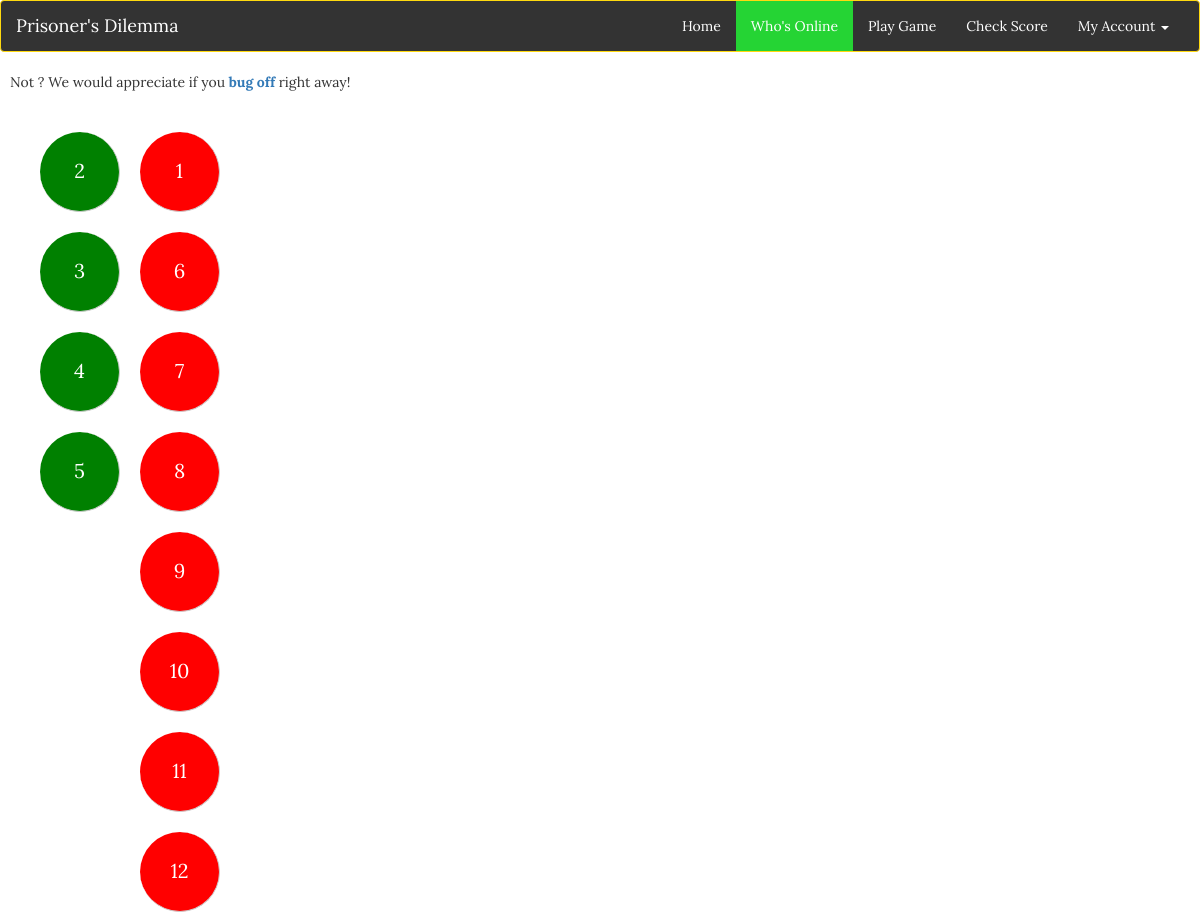
/useronline.php, run on the app's committed database.
### tables this page shows
CREATE TABLE IF NOT EXISTS `users` (
  `id` int(11) NOT NULL,
  `usernames` varchar(255) NOT NULL,
  `first_name` varchar(255) NOT NULL,
  `last_name` varchar(255) NOT NULL,
  `email` varchar(255) NOT NULL,
  `confirmed_email` varchar(255) NOT NULL,
  `pw` varchar(255) NOT NULL,
  `confirmed_pw` varchar(255) NOT NULL,
  `course` varchar(12) DEFAULT NULL,
  `section` int(2) DEFAULT NULL,
  `online_status` int(1) NOT NULL DEFAULT '0'
);

### session.php (called while the page is built, shortened)
<?php
$mysqli = new mysqli("localhost","root","", "zillionsparks_db");
$user_check=$_SESSION['login_user'];
$result = $mysqli->query("SELECT * from users where usernames='$user_check'");
$row = $result->fetch_assoc();
$login_id=$row['id'];
?>

### useronline.php (the view, shortened to what this page needs)
<!doctype html>
<html>
<head>
	<link rel="stylesheet" href="https://maxcdn.bootstrapcdn.com/bootstrap/3.3.5/css/bootstrap.min.css">
	<link href="css/stylesheet.css" rel="stylesheet">
	<link href="css/custom.css" rel="stylesheet">
</head>
<body>
	<header class="navbar navbar-default">
		<div class="container-fluid">
			<div class="navbar-header">
				<a class="navbar-brand" href="index.html">Prisoner's Dilemma</a>
			</div>
			<div class="collapse navbar-collapse" id="collapse">
				<ul class="nav navbar-nav navbar-right">
					<li><a href="profilepage.php">Home</a></li>
					<li class="active"><a href="useronline.php">Who's Online</a></li>
					<li><a href="playgame.html">Play Game</a></li>
					<li><a href="#">Check Score</a></li>
					<li class="dropdown">
						<a href="#" class="dropdown-toggle" data-toggle="dropdown" role="button" aria-haspopup="true" aria-expanded="false">My Account <span class="caret"></span></a>
					</li>
				</ul>
			</div>
		</div>
	</header>
	<?php
		include('connection.php');
		include('session.php');
		echo "<spam style ='margin-left:10px'>Not ".$login_session." ".$login_lname." ? We would appreciate if you "."<a style='text-decoration:none' href='logout.php'><strong> bug off </strong></a> ". "  right away!</span>";
		$online_users_query="SELECT * from users WHERE online_status='1'";
		$offline_users_query="SELECT * from users WHERE online_status='0'";
		$result = $dbc -> query($online_users_query);
		$result1 = $dbc -> query($offline_users_query);
		if ($result -> num_rows > 0) {
	?>
	<div class="container">
		<div class="user-list">
			<ul class="list-unstyled">
				<li>
				<?php while ($row = $result->fetch_assoc())
						{
							if (($row['id']) != $login_id) {
								echo "&nbsp;"."<div class='outerContainer green'>".
									"<div class='innerContainer'>"."<a href='playgame.php?id=".$row['id']."' style='color:white'>".$row['id']."</a>"."<br />".
									"</div>".
									"</div>";
							}
						}
				}
				?>
				</li>
				<li>
				<?php
				if ($result1 -> num_rows > 0) {
					while ($row = $result1->fetch_assoc())
					{
					echo "&nbsp;"."<div class='outerContainer red'>".
						"<div class='innerContainer'>" .$row['id']."<br />".
						"</div>".
					"</div>";
					}
				}
				?>
				</li>
			</ul>
		</div>
	</div>
</body>
</html>

### css/stylesheet.css (style rules this page uses)
body { font-family: 'Lora', serif; }
.navbar-default { background-color: #DAFFD8; border-color: #e7e7e7; }
.navbar-default .navbar-nav>.active>a, .navbar-default .navbar-nav>.active>a:focus, .navbar-default .navbar-nav>.active>a:hover { color: #FFF; background-color: #25D434; }
div { border-radius: 5px; }

### css/custom.css (style rules this page uses)
.navbar-default .navbar-brand { color:#fff; }
.navbar-default .navbar-nav>li>a { color:#fff; }
.navbar-default .navbar-collapse, .navbar-default .navbar-form { color:#fff; }
.navbar-default { background-color: #333; border-color: #ffd90f; }
.outerContainer { height: 80px; overflow: hidden; width: 80px; border-radius: 50%; border-bottom: 1px solid #CCCCCC; border-right: 1px solid #CCCCCC; }
.innerContainer { width: 100%; font-size: 20px; color: white; }
.user-list li { float: left; margin: 10px; text-transform: uppercase; text-decoration: none; }
.user-list li .outerContainer { display: table; height: 80px; overflow: hidden; width: 80px; border-radius: 50%; border-bottom: 1px solid #CCCCCC; border-right: 1px solid #CCCCCC; }
.user-list li .outerContainer .innerContainer { display: table-cell; vertical-align: middle; width: 100%; margin: 0 auto; text-align: center; font-size: 20px; color: white; }
.red { background-color: red; }
.green { background-color: green; }

### data on the page
users: id "2"
users: id "3"
users: id "4"
users: id "5"
users: id "1"
users: id "6"
users: id "7"
users: id "8"
users: id "9"
users: id "10"
users: id "11"
users: id "12"
